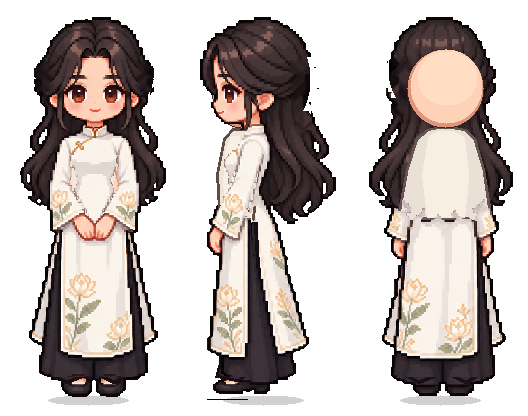
#> input picture assets/areas/chapter-2/_raw/production-v4/an-reference.png, 528 x 416 px, given in place of loan-work.png, which was not available
$ python export-c2-assets.py
#> lines starting #> are read from the running program, lines starting #| are printed output that depends on the picture; pictures that were not available may be replaced by others from this repository, and a replacement may not be noted
#> in clean, image is the input picture: PIL image 528x416 RGBA; mean R, G, B, A 72.5, 64.4, 61.2, 130.6
### scripts/c2_asset_tools.py
"""Deterministic C2 image exports. No generation or gameplay changes.

User-approved mechanical operations only: crop, alpha cleanup, nearest resize,
canvas alignment and the repo's four grayscale palette keys.
"""
from PIL import Image


def actor_frame(source):
    source = source.convert('RGBA')
    bounds = source.getchannel('A').point(lambda a: 255 if a >= 128 else 0).getbbox()
#> bounds = (20, 17, 513, 400)
    if bounds is None:
        raise ValueError('Empty actor')
    cut = source.crop(bounds)
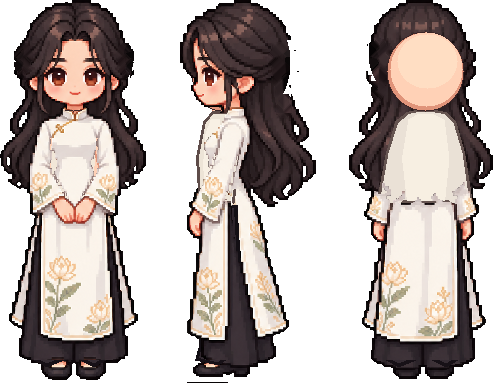
#> cut: PIL image 493x383 RGBA; mean R, G, B, A 83.9, 74.6, 70.8, 151.4; transparent parts drawn white
    scale = min(160 / cut.width, 384 / cut.height)
#> scale = 0.325
    cut = cut.resize((round(cut.width * scale), round(cut.height * scale)), Image.Resampling.NEAREST)
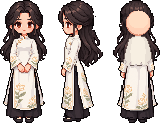
#> cut: PIL image 160x124 RGBA; mean R, G, B, A 83.7, 74.4, 70.5, 151.3; transparent parts drawn white
    result = Image.new('RGBA', (176, 416))
#> result: PIL image 176x416 RGBA; every value is 0
    result.paste(cut, ((176-cut.width)//2, 401-cut.height))
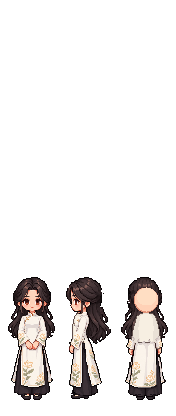
#> result: PIL image 176x416 RGBA; mean R, G, B, A 22.7, 20.2, 19.1, 41; transparent parts drawn white
    return result


def split_four(source):
    return [source.crop((source.width*i//4, 0, source.width*(i+1)//4, source.height)) for i in range(4)]


# [9 lines left out: function gray_keys, not called in this run]

### scripts/export-c2-assets.py
"""Reproducible export of approved C2 artwork. Run with Pillow installed."""
from pathlib import Path
import json
import hashlib
import html
import os
from PIL import Image, ImageFilter
from c2_asset_tools import actor_frame, split_four, gray_keys

ROOT = Path(__file__).resolve().parent.parent
RAW = ROOT / 'assets/areas/chapter-2/_raw/review-v3'
PACK = ROOT / 'assets/areas/chapter-2/_raw/production-v4'
PACK.mkdir(parents=True, exist_ok=True)


def save(image, relative):
    path = ROOT / relative
    path.parent.mkdir(parents=True, exist_ok=True)
    image.save(path)
    return relative


def native(layer, index):
    image = Image.open(ROOT / f'assets/characters/an/{layer}.png').convert('RGBA')
    x, y = index % 8 * 176, index // 8 * 416
    return image.crop((x, y, x+176, y+416))


def clean(image):
    image = image.convert('RGBA')
    image.putdata([(r, g, b, 255) if a >= 128 else (0, 0, 0, 0) for r, g, b, a in image.getdata()])
    return image


def cells(name):
    image = clean(Image.open(PACK / f'{name}.png'))
    return [image.crop((image.width*i//3, 0, image.width*(i+1)//3, image.height)) for i in range(3)]


records = []
for source, actor, pose in [('loan-work', 'cu-loan', 'idle'), ('loan-exhibit', 'cu-loan', 'exhibition'),
                            ('ca-nghi', 'ca-nghi', 'idle'), ('ong-le', 'ong-le', 'idle')]:
    frame = actor_frame(clean(Image.open(RAW / f'characters/{source}.png')))
    path = save(frame, f'assets/characters/{actor}/scene-{pose}.png')
#> path = 'assets/characters/cu-loan/scene-idle.png'
    records.append(path)
    if pose == 'idle':
        records.append(save(frame, f'assets/characters/{actor}/view-front.png'))
    # Portraits derive from the exact same sprite identity, not a separately redrawn face.
    records.append(save(frame.crop((0, 12, 176, 188)), f'assets/characters/{actor}/portrait-{pose}.png'))
#> pass 2 of the loop `for source, actor, pose in [('loan-work', 'cu-loan', 'idle'), ('loan-e..`:
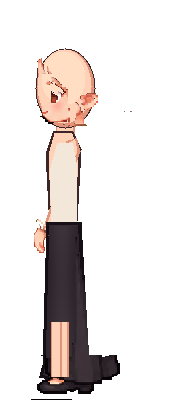
#> input picture assets/areas/chapter-2/_raw/production-v4/body-reference-side.png, 176 x 416 px, given in place of loan-exhibit.png, which was not available
#> in clean, image is the input picture: PIL image 176x416 RGBA; mean R, G, B, A 29.9, 24.7, 22.9, 52.9
#> bounds = (31, 48, 132, 400)
#> in actor_frame (call 2), `cut = source.crop(bounds)`:
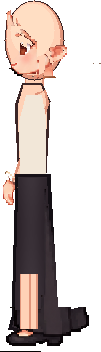
#> cut: PIL image 101x352 RGBA; mean R, G, B, A 61.6, 50.9, 47.2, 109; transparent parts drawn white
#> in save (call 5), `image.save(path)`:
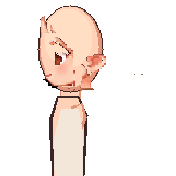
#> saved as portrait-exhibition.png: PIL image 176x176 RGBA; mean R, G, B, A 54.6, 45.5, 40.5, 61.5; transparent parts drawn white
#> (the run stopped early here; a loop or call above may not have finished)
